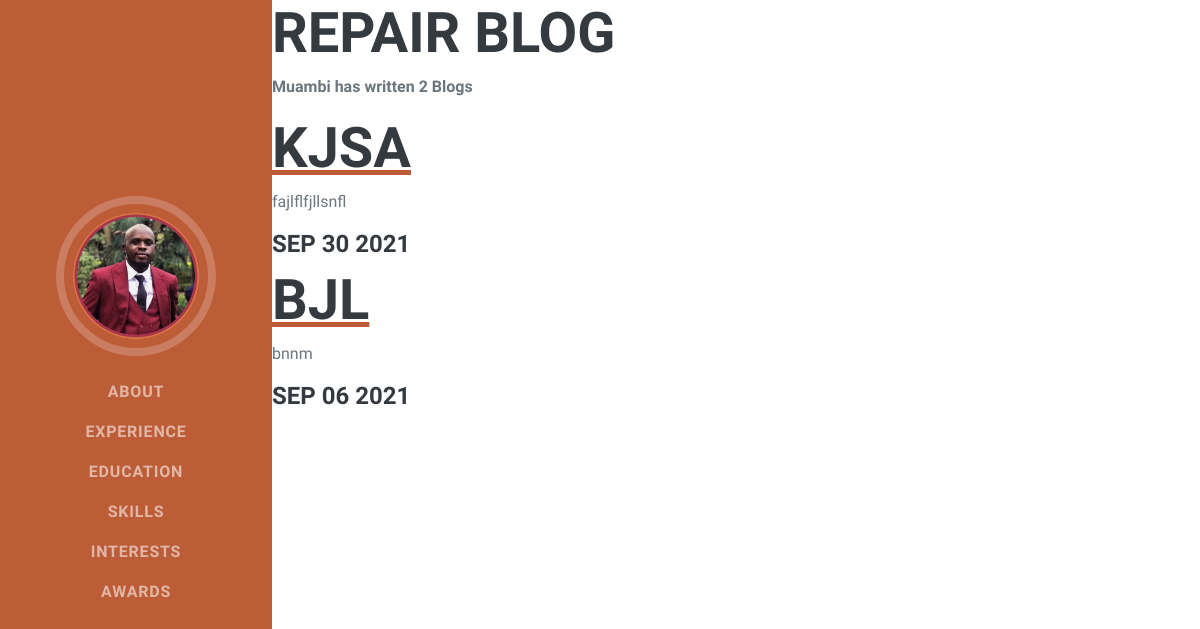
The page /blog/ on the database as committed earlier.
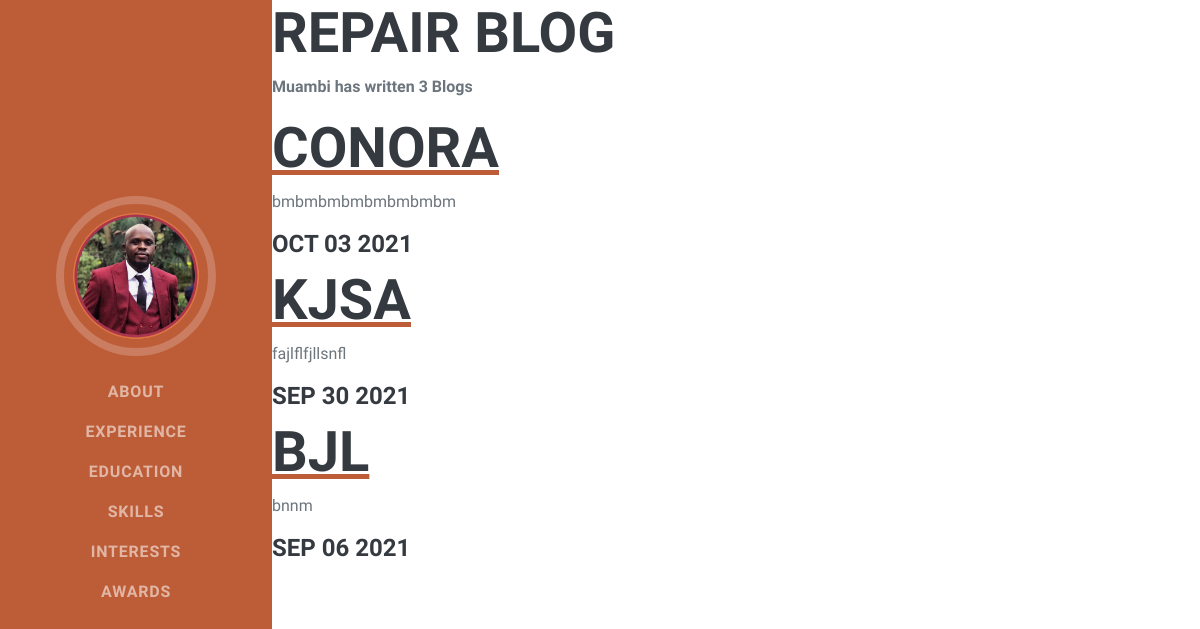
The same page on the database as committed later.
### blog/models.py (models this page shows, shortened)
class Blog(models.Model):
    title = models.CharField(max_length=100)
    body = models.TextField()
    date = models.DateField()

### blog/views.py (the view)
# urls.py: path('', views.main_blog, name='main_blogs'),
def main_blog(request):
    blogs = Blog.objects.order_by('-date')
    return render(request,'blog/main_blog.html',{'blogs':blogs})

### blog/templates/blog/main_blog.html
{% extends 'portfolio/base.html' %}
{% block content %}
<h2>Repair Blog</h2>
<p><b> Muambi has written {{blogs.count }} Blog{{ blogs.count|pluralize }}</b></p>
{% for blog in blogs %}
<a href="{% url 'blog:detail' blog.id %}"><h2>{{ blog.title }}</h2></a>
<p>{{ blog.body|striptags|truncatechars:100}}</p>
<h4>{{ blog.date|date:'M d Y'|upper }}</h4>
{% endfor %}
{%endblock%}

Rows that differ between the two databases and show on the page:
added Blog: title "CONORA", body "bmbmbmbmbmbmbmbm", date "OCT 03 2021"
Other text that changed with them:
{{ blogs.count }}: "2" → "3"
